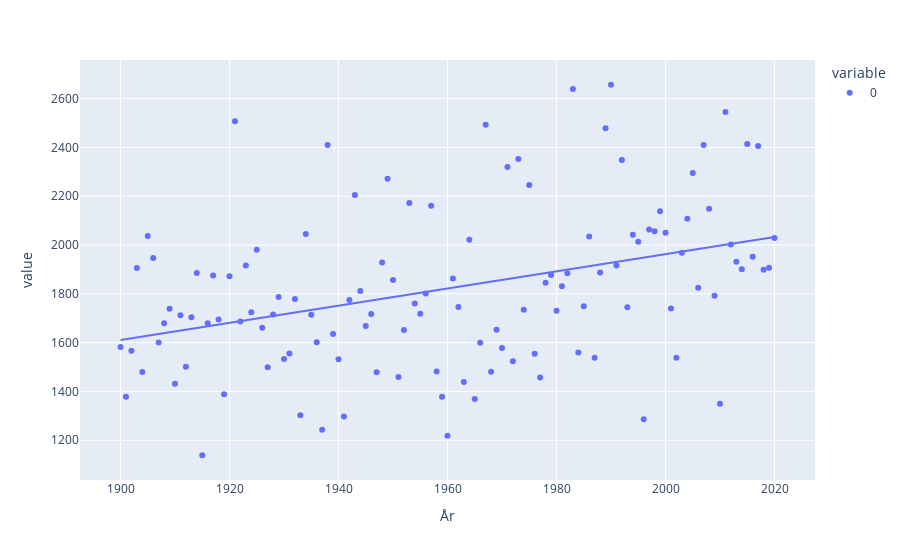

The notebook cell saved with this chart:
### Code cell
fig2 = px.scatter(data.loc[1900:].sum(axis=1),trendline="ols")
fig2.show()
